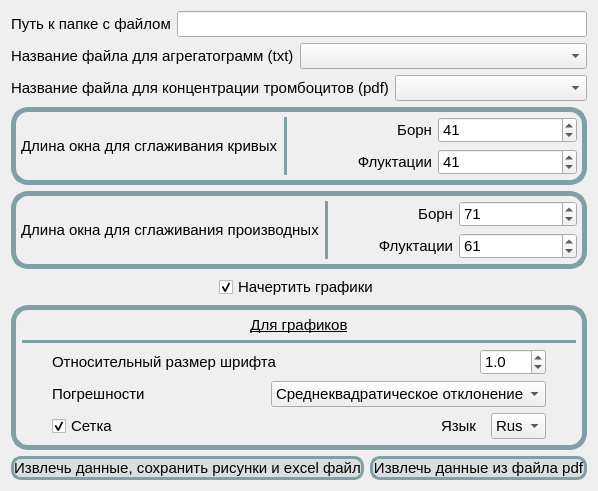
      <widget class="QWidget" name="tab_5">
       <attribute name="title">
        <string>Биола</string>
       </attribute>
       <layout class="QGridLayout" name="gridLayout_10">
        <item row="0" column="0">
         <layout class="QHBoxLayout" name="horizontalLayout_40">
          <item>
           <widget class="QLabel" name="lb_path_2">
            <property name="sizePolicy">
             <sizepolicy hsizetype="Preferred" vsizetype="Fixed">
              <horstretch>0</horstretch>
              <verstretch>0</verstretch>
             </sizepolicy>
            </property>
            <property name="font">
             <font>
              <family>Segoe UI</family>
              <pointsize>11</pointsize>
             </font>
            </property>
            <property name="text">
             <string>Путь к папке с файлом</string>
            </property>
           </widget>
          </item>
          <item>
           <widget class="QLineEdit" name="path_for_biola">
            <property name="font">
             <font>
              <pointsize>11</pointsize>
             </font>
            </property>
            <property name="toolTip">
             <string>&lt;html&gt;&lt;head/&gt;&lt;body&gt;&lt;p&gt;Путь к папке с файлом txt, который был сохранен из программы для Биолы&lt;/p&gt;&lt;/body&gt;&lt;/html&gt;</string>
            </property>
            <property name="text">
             <string/>
            </property>
           </widget>
          </item>
         </layout>
        </item>
        <item row="1" column="0">
         <layout class="QHBoxLayout" name="horizontalLayout_73">
          <item>
           <layout class="QHBoxLayout" name="horizontalLayout_41">
            <item>
             <widget class="QLabel" name="lb_path_3">
              <property name="sizePolicy">
               <sizepolicy hsizetype="Fixed" vsizetype="Minimum">
                <horstretch>0</horstretch>
                <verstretch>0</verstretch>
               </sizepolicy>
              </property>
              <property name="font">
               <font>
                <family>Segoe UI</family>
                <pointsize>11</pointsize>
               </font>
              </property>
              <property name="toolTip">
               <string>Файл должен быть сохранен из официальной программы Биолы.</string>
              </property>
              <property name="text">
               <string>Название файла для агрегатограмм (txt)</string>
              </property>
              <property name="alignment">
               <set>Qt::AlignLeading|Qt::AlignLeft|Qt::AlignVCenter</set>
              </property>
             </widget>
            </item>
            <item>
             <widget class="QComboBox" name="comboBox_biola">
              <property name="sizePolicy">
               <sizepolicy hsizetype="Preferred" vsizetype="Fixed">
                <horstretch>0</horstretch>
                <verstretch>0</verstretch>
               </sizepolicy>
              </property>
              <property name="font">
               <font>
                <pointsize>11</pointsize>
               </font>
              </property>
             </widget>
            </item>
           </layout>
          </item>
         </layout>
        </item>
        <item row="2" column="0">
         <layout class="QHBoxLayout" name="horizontalLayout_72">
          <item>
           <widget class="QLabel" name="lb_path_16">
            <property name="sizePolicy">
             <sizepolicy hsizetype="Fixed" vsizetype="Minimum">
              <horstretch>0</horstretch>
              <verstretch>0</verstretch>
             </sizepolicy>
            </property>
            <property name="font">
             <font>
              <family>Segoe UI</family>
              <pointsize>11</pointsize>
             </font>
            </property>
            <property name="text">
             <string>Название файла для концентрации тромбоцитов (pdf)</string>
            </property>
            <property name="alignment">
             <set>Qt::AlignLeading|Qt::AlignLeft|Qt::AlignVCenter</set>
            </property>
           </widget>
          </item>
          <item>
           <widget class="QComboBox" name="comboBox_biola_concentration">
            <property name="sizePolicy">
             <sizepolicy hsizetype="Preferred" vsizetype="Fixed">
              <horstretch>0</horstretch>
              <verstretch>0</verstretch>
             </sizepolicy>
            </property>
            <property name="font">
             <font>
              <pointsize>11</pointsize>
             </font>
            </property>
           </widget>
          </item>
         </layout>
        </item>
        <item row="3" column="0">
         <layout class="QVBoxLayout" name="verticalLayout_31">
          <item>
           <widget class="QFrame" name="vvvv">
            <property name="sizePolicy">
             <sizepolicy hsizetype="Preferred" vsizetype="Fixed">
              <horstretch>0</horstretch>
              <verstretch>0</verstretch>
             </sizepolicy>
            </property>
            <property name="styleSheet">
             <string notr="true">QFrame#vvvv{
border: 5px solid rgb(128, 160, 165);
border-radius: 17px;
}</string>
            </property>
            <layout class="QHBoxLayout" name="vvv">
             <property name="leftMargin">
              <number>5</number>
             </property>
             <property name="topMargin">
              <number>5</number>
             </property>
             <property name="rightMargin">
              <number>5</number>
             </property>
             <property name="bottomMargin">
              <number>5</number>
             </property>
             <item>
              <widget class="QLabel" name="label_15">
               <property name="sizePolicy">
                <sizepolicy hsizetype="Fixed" vsizetype="MinimumExpanding">
                 <horstretch>0</horstretch>
                 <verstretch>0</verstretch>
                </sizepolicy>
               </property>
               <property name="font">
                <font>
                 <pointsize>11</pointsize>
                </font>
               </property>
               <property name="toolTip">
                <string>&lt;html&gt;&lt;head/&gt;&lt;body&gt;&lt;p&gt;Это фильтр Савицкого-Голея&lt;/p&gt;&lt;/body&gt;&lt;/html&gt;</string>
               </property>
               <property name="text">
                <string>Длина окна для сглаживания кривых</string>
               </property>
              </widget>
             </item>
             <item>
              <widget class="Line" name="line_16">
               <property name="sizePolicy">
                <sizepolicy hsizetype="Minimum" vsizetype="Minimum">
                 <horstretch>0</horstretch>
                 <verstretch>0</verstretch>
                </sizepolicy>
               </property>
               <property name="styleSheet">
                <string notr="true">color: rgb(128, 160, 165);</string>
               </property>
               <property name="frameShadow">
                <enum>QFrame::Plain</enum>
               </property>
               <property name="lineWidth">
                <number>4</number>
               </property>
               <property name="orientation">
                <enum>Qt::Vertical</enum>
               </property>
              </widget>
             </item>
             <item>
              <layout class="QVBoxLayout" name="verticalLayout_23">
               <item>
                <layout class="QHBoxLayout" name="horizontalLayout_46">
                 <item>
                  <widget class="QLabel" name="label_16">
                   <property name="sizePolicy">
                    <sizepolicy hsizetype="Expanding" vsizetype="Preferred">
                     <horstretch>0</horstretch>
                     <verstretch>0</verstretch>
                    </sizepolicy>
                   </property>
                   <property name="font">
                    <font>
                     <pointsize>11</pointsize>
                    </font>
                   </property>
                   <property name="text">
                    <string>Борн</string>
                   </property>
                   <property name="alignment">
                    <set>Qt::AlignRight|Qt::AlignTrailing|Qt::AlignVCenter</set>
                   </property>
                  </widget>
                 </item>
                 <item>
                  <widget class="QSpinBox" name="spinBox_biola_born_odd">
                   <property name="sizePolicy">
                    <sizepolicy hsizetype="Expanding" vsizetype="Fixed">
                     <horstretch>0</horstretch>
                     <verstretch>0</verstretch>
                    </sizepolicy>
                   </property>
                   <property name="font">
                    <font>
                     <pointsize>11</pointsize>
                    </font>
                   </property>
                   <property name="minimum">
                    <number>1</number>
                   </property>
                   <property name="maximum">
                    <number>201</number>
                   </property>
                   <property name="singleStep">
                    <number>2</number>
                   </property>
                   <property name="value">
                    <number>41</number>
                   </property>
                  </widget>
                 </item>
                </layout>
               </item>
               <item>
                <layout class="QHBoxLayout" name="horizontalLayout_47">
                 <item>
                  <widget class="QLabel" name="label_17">
                   <property name="sizePolicy">
                    <sizepolicy hsizetype="Expanding" vsizetype="Preferred">
                     <horstretch>0</horstretch>
                     <verstretch>0</verstretch>
                    </sizepolicy>
                   </property>
                   <property name="font">
                    <font>
                     <pointsize>11</pointsize>
                    </font>
                   </property>
                   <property name="text">
                    <string>Флуктации</string>
                   </property>
                   <property name="alignment">
                    <set>Qt::AlignRight|Qt::AlignTrailing|Qt::AlignVCenter</set>
                   </property>
                  </widget>
                 </item>
                 <item>
                  <widget class="QSpinBox" name="spinBox_biola_fluc_odd">
                   <property name="sizePolicy">
                    <sizepolicy hsizetype="Expanding" vsizetype="Fixed">
                     <horstretch>0</horstretch>
                     <verstretch>0</verstretch>
                    </sizepolicy>
                   </property>
                   <property name="font">
                    <font>
                     <pointsize>11</pointsize>
                    </font>
                   </property>
                   <property name="minimum">
                    <number>1</number>
                   </property>
                   <property name="maximum">
                    <number>201</number>
                   </property>
                   <property name="singleStep">
                    <number>2</number>
                   </property>
                   <property name="value">
                    <number>41</number>
                   </property>
                  </widget>
                 </item>
                </layout>
               </item>
              </layout>
             </item>
            </layout>
           </widget>
          </item>
          <item>
           <widget class="QFrame" name="lll">
            <property name="sizePolicy">
             <sizepolicy hsizetype="Preferred" vsizetype="Fixed">
              <horstretch>0</horstretch>
              <verstretch>0</verstretch>
             </sizepolicy>
            </property>
            <property name="styleSheet">
             <string notr="true">QFrame#lll{
border: 5px solid rgb(128, 160, 165);
border-radius: 17px;
}</string>
            </property>
            <layout class="QHBoxLayout" name="horizontalLayout_44">
             <property name="leftMargin">
              <number>5</number>
             </property>
             <property name="topMargin">
              <number>5</number>
             </property>
             <property name="rightMargin">
              <number>5</number>
             </property>
             <property name="bottomMargin">
              <number>5</number>
             </property>
             <item>
              <widget class="QLabel" name="label_12">
               <property name="sizePolicy">
                <sizepolicy hsizetype="Fixed" vsizetype="MinimumExpanding">
                 <horstretch>0</horstretch>
                 <verstretch>0</verstretch>
                </sizepolicy>
               </property>
               <property name="font">
                <font>
                 <pointsize>11</pointsize>
                </font>
               </property>
               <property name="toolTip">
                <string>&lt;html&gt;&lt;head/&gt;&lt;body&gt;&lt;p&gt;Это фильтр Савицкого-Голея&lt;/p&gt;&lt;/body&gt;&lt;/html&gt;</string>
               </property>
               <property name="text">
                <string>Длина окна для сглаживания производных</string>
               </property>
              </widget>
             </item>
             <item>
              <widget class="Line" name="line_17">
               <property name="sizePolicy">
                <sizepolicy hsizetype="Minimum" vsizetype="Minimum">
                 <horstretch>0</horstretch>
                 <verstretch>0</verstretch>
                </sizepolicy>
               </property>
               <property name="styleSheet">
                <string notr="true">color: rgb(128, 160, 165);</string>
               </property>
               <property name="frameShadow">
                <enum>QFrame::Plain</enum>
               </property>
               <property name="lineWidth">
                <number>4</number>
               </property>
               <property name="orientation">
                <enum>Qt::Vertical</enum>
               </property>
              </widget>
             </item>
             <item>
              <layout class="QVBoxLayout" name="verticalLayout_22">
               <item>
                <layout class="QHBoxLayout" name="horizontalLayout_42">
                 <item>
                  <widget class="QLabel" name="label_13">
                   <property name="sizePolicy">
                    <sizepolicy hsizetype="Expanding" vsizetype="Preferred">
                     <horstretch>0</horstretch>
                     <verstretch>0</verstretch>
                    </sizepolicy>
                   </property>
                   <property name="font">
                    <font>
                     <pointsize>11</pointsize>
                    </font>
                   </property>
                   <property name="text">
                    <string>Борн</string>
                   </property>
                   <property name="alignment">
                    <set>Qt::AlignRight|Qt::AlignTrailing|Qt::AlignVCenter</set>
                   </property>
                  </widget>
                 </item>
                 <item>
                  <widget class="QSpinBox" name="spinBox_biola_born">
                   <property name="sizePolicy">
                    <sizepolicy hsizetype="MinimumExpanding" vsizetype="Fixed">
                     <horstretch>0</horstretch>
                     <verstretch>0</verstretch>
                    </sizepolicy>
                   </property>
                   <property name="font">
                    <font>
                     <pointsize>11</pointsize>
                    </font>
                   </property>
                   <property name="minimum">
                    <number>1</number>
                   </property>
                   <property name="maximum">
                    <number>201</number>
                   </property>
                   <property name="singleStep">
                    <number>2</number>
                   </property>
                   <property name="value">
                    <number>71</number>
                   </property>
                  </widget>
                 </item>
                </layout>
               </item>
               <item>
                <layout class="QHBoxLayout" name="horizontalLayout_43">
                 <item>
                  <widget class="QLabel" name="label_14">
                   <property name="sizePolicy">
                    <sizepolicy hsizetype="Expanding" vsizetype="Preferred">
                     <horstretch>0</horstretch>
                     <verstretch>0</verstretch>
                    </sizepolicy>
                   </property>
                   <property name="font">
                    <font>
                     <pointsize>11</pointsize>
                    </font>
                   </property>
                   <property name="text">
                    <string>Флуктации</string>
                   </property>
                   <property name="alignment">
                    <set>Qt::AlignRight|Qt::AlignTrailing|Qt::AlignVCenter</set>
                   </property>
                  </widget>
                 </item>
                 <item>
                  <widget class="QSpinBox" name="spinBox_biola_fluc">
                   <property name="sizePolicy">
                    <sizepolicy hsizetype="Expanding" vsizetype="Fixed">
                     <horstretch>0</horstretch>
                     <verstretch>0</verstretch>
                    </sizepolicy>
                   </property>
                   <property name="font">
                    <font>
                     <pointsize>11</pointsize>
                    </font>
                   </property>
                   <property name="minimum">
                    <number>1</number>
                   </property>
                   <property name="maximum">
                    <number>201</number>
                   </property>
                   <property name="singleStep">
                    <number>2</number>
                   </property>
                   <property name="value">
                    <number>61</number>
                   </property>
                  </widget>
                 </item>
                </layout>
               </item>
              </layout>
             </item>
            </layout>
           </widget>
          </item>
          <item alignment="Qt::AlignHCenter">
           <widget class="QCheckBox" name="check_biola_plot_figs">
            <property name="enabled">
             <bool>true</bool>
            </property>
            <property name="font">
             <font>
              <family>Segoe UI</family>
              <pointsize>11</pointsize>
             </font>
            </property>
            <property name="text">
             <string>Начертить графики</string>
            </property>
            <property name="checked">
             <bool>true</bool>
            </property>
            <property name="tristate">
             <bool>false</bool>
            </property>
           </widget>
          </item>
          <item>
           <widget class="QFrame" name="plp">
            <property name="enabled">
             <bool>true</bool>
            </property>
            <property name="sizePolicy">
             <sizepolicy hsizetype="Preferred" vsizetype="Fixed">
              <horstretch>0</horstretch>
              <verstretch>0</verstretch>
             </sizepolicy>
            </property>
            <property name="styleSheet">
             <string notr="true">QFrame#plp{
border: 5px solid rgb(128, 160, 165);
border-radius: 17px;
}</string>
            </property>
            <layout class="QVBoxLayout" name="verticalLayout_30">
             <property name="leftMargin">
              <number>6</number>
             </property>
             <property name="topMargin">
              <number>6</number>
             </property>
             <property name="rightMargin">
              <number>6</number>
             </property>
             <property name="bottomMargin">
              <number>6</number>
             </property>
             <item>
              <widget class="QLabel" name="lb_color_pal_box_13">
               <property name="sizePolicy">
                <sizepolicy hsizetype="Expanding" vsizetype="Fixed">
                 <horstretch>0</horstretch>
                 <verstretch>0</verstretch>
                </sizepolicy>
               </property>
               <property name="font">
                <font>
                 <pointsize>11</pointsize>
                 <underline>true</underline>
                </font>
               </property>
               <property name="text">
                <string>Для графиков</string>
               </property>
               <property name="alignment">
                <set>Qt::AlignCenter</set>
               </property>
              </widget>
             </item>
             <item>
              <widget class="Line" name="line_18">
               <property name="font">
                <font>
                 <family>Segoe UI</family>
                 <pointsize>10</pointsize>
                </font>
               </property>
               <property name="styleSheet">
                <string notr="true">color: rgb(128, 160, 165);</string>
               </property>
               <property name="frameShadow">
                <enum>QFrame::Plain</enum>
               </property>
               <property name="lineWidth">
                <number>4</number>
               </property>
               <property name="orientation">
                <enum>Qt::Horizontal</enum>
               </property>
              </widget>
             </item>
             <item>
              <layout class="QVBoxLayout" name="verticalLayout_29">
               <property name="leftMargin">
                <number>30</number>
               </property>
               <property name="rightMargin">
                <number>30</number>
               </property>
               <item>
                <layout class="QHBoxLayout" name="horizontalLayout_61">
                 <item>
                  <widget class="QLabel" name="lb_color_pal_box_9">
                   <property name="sizePolicy">
                    <sizepolicy hsizetype="Expanding" vsizetype="Preferred">
                     <horstretch>0</horstretch>
                     <verstretch>0</verstretch>
                    </sizepolicy>
                   </property>
                   <property name="font">
                    <font>
                     <pointsize>11</pointsize>
                    </font>
                   </property>
                   <property name="text">
                    <string>Относительный размер шрифта</string>
                   </property>
                  </widget>
                 </item>
                 <item>
                  <widget class="QDoubleSpinBox" name="doubleSpinBox_Biola">
                   <property name="font">
                    <font>
                     <pointsize>11</pointsize>
                    </font>
                   </property>
                   <property name="decimals">
                    <number>1</number>
                   </property>
                   <property name="minimum">
                    <double>0.100000000000000</double>
                   </property>
                   <property name="singleStep">
                    <double>0.100000000000000</double>
                   </property>
                   <property name="value">
                    <double>1.000000000000000</double>
                   </property>
                  </widget>
                 </item>
                </layout>
               </item>
               <item>
                <layout class="QHBoxLayout" name="horizontalLayout_62">
                 <item>
                  <widget class="QLabel" name="lb_color_pal_box_10">
                   <property name="sizePolicy">
                    <sizepolicy hsizetype="Expanding" vsizetype="Preferred">
                     <horstretch>0</horstretch>
                     <verstretch>0</verstretch>
                    </sizepolicy>
                   </property>
                   <property name="font">
                    <font>
                     <pointsize>11</pointsize>
                    </font>
                   </property>
                   <property name="toolTip">
                    <string>Обозначение погрешностей на графике</string>
                   </property>
                   <property name="text">
                    <string>Погрешности</string>
                   </property>
                  </widget>
                 </item>
                 <item>
                  <widget class="QComboBox" name="comboBox_Biola_SD_or">
                   <property name="sizePolicy">
                    <sizepolicy hsizetype="Maximum" vsizetype="Fixed">
                     <horstretch>0</horstretch>
                     <verstretch>0</verstretch>
                    </sizepolicy>
                   </property>
                   <property name="font">
                    <font>
                     <pointsize>11</pointsize>
                    </font>
                   </property>
                   <item>
                    <property name="text">
                     <string>Среднеквадратическое отклонение</string>
                    </property>
                   </item>
                   <item>
                    <property name="text">
                     <string>Среднеквадратическая ошибка</string>
                    </property>
                   </item>
                   <item>
                    <property name="text">
                     <string>Доверительный интервал</string>
                    </property>
                   </item>
                   <item>
                    <property name="text">
                     <string>Перцентильный интервал</string>
                    </property>
                   </item>
                  </widget>
                 </item>
                </layout>
               </item>
               <item>
                <layout class="QHBoxLayout" name="horizontalLayout_63">
                 <item>
                  <widget class="QCheckBox" name="check_setka_biola">
                   <property name="enabled">
                    <bool>true</bool>
                   </property>
                   <property name="sizePolicy">
                    <sizepolicy hsizetype="Fixed" vsizetype="Preferred">
                     <horstretch>0</horstretch>
                     <verstretch>0</verstretch>
                    </sizepolicy>
                   </property>
                   <property name="font">
                    <font>
                     <pointsize>11</pointsize>
                    </font>
                   </property>
                   <property name="text">
                    <string>Сетка</string>
                   </property>
                   <property name="checked">
                    <bool>true</bool>
                   </property>
                  </widget>
                 </item>
                 <item alignment="Qt::AlignRight">
                  <widget class="QLabel" name="lb_color_pal_box_11">
                   <property name="sizePolicy">
                    <sizepolicy hsizetype="Expanding" vsizetype="Preferred">
                     <horstretch>0</horstretch>
                     <verstretch>0</verstretch>
                    </sizepolicy>
                   </property>
                   <property name="font">
                    <font>
                     <pointsize>11</pointsize>
                    </font>
                   </property>
                   <property name="text">
                    <string>Язык  </string>
                   </property>
                  </widget>
                 </item>
                 <item>
                  <widget class="QComboBox" name="comboBox_Biola_language">
                   <property name="sizePolicy">
                    <sizepolicy hsizetype="Maximum" vsizetype="Fixed">
                     <horstretch>0</horstretch>
                     <verstretch>0</verstretch>
                    </sizepolicy>
                   </property>
                   <property name="font">
                    <font>
                     <pointsize>11</pointsize>
                    </font>
                   </property>
                   <item>
                    <property name="text">
                     <string>Rus</string>
                    </property>
                   </item>
                   <item>
                    <property name="text">
                     <string>Eng</string>
                    </property>
                   </item>
                  </widget>
                 </item>
                </layout>
               </item>
              </layout>
             </item>
            </layout>
           </widget>
          </item>
         </layout>
        </item>
        <item row="4" column="0">
         <layout class="QHBoxLayout" name="horizontalLayout_74">
          <item>
           <widget class="QPushButton" name="btn_biola">
            <property name="font">
             <font>
              <pointsize>11</pointsize>
             </font>
            </property>
            <property name="styleSheet">
             <string notr="true">background-color: rgba(128, 160, 165, 50);
border: 3px solid rgb(128, 160, 165);
border-radius: 10px;</string>
            </property>
            <property name="text">
             <string>Извлечь данные, сохранить рисунки и excel файл</string>
            </property>
           </widget>
          </item>
          <item>
           <widget class="QPushButton" name="btn_biola_concentration">
            <property name="font">
             <font>
              <pointsize>11</pointsize>
             </font>
            </property>
            <property name="styleSheet">
             <string notr="true">background-color: rgba(128, 160, 165, 50);
border: 3px solid rgb(128, 160, 165);
border-radius: 10px;</string>
            </property>
            <property name="text">
             <string>Извлечь данные из файла pdf</string>
            </property>
           </widget>
          </item>
         </layout>
        </item>
       </layout>
      </widget>
